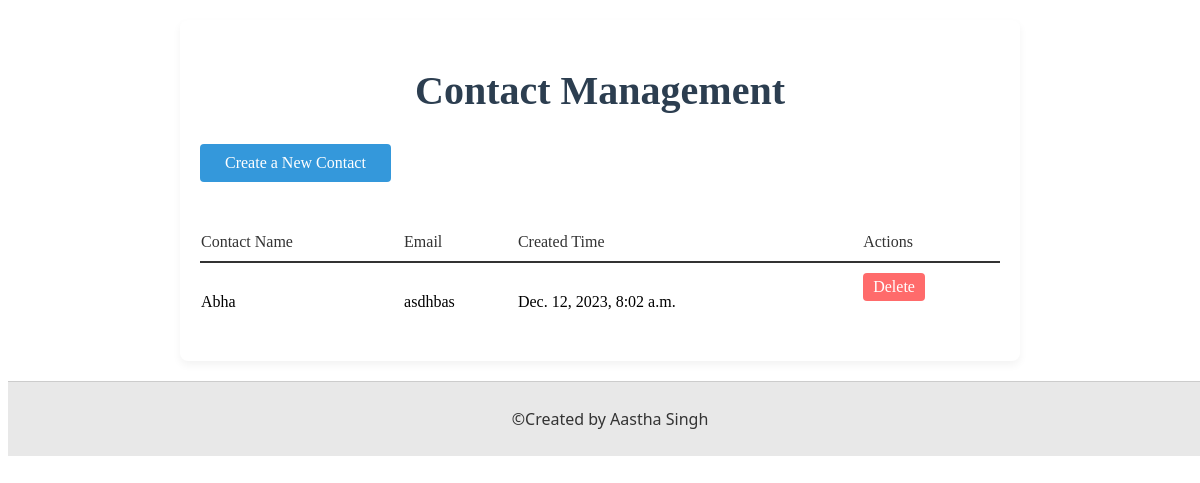
/, run on an earlier commit of the app's database.
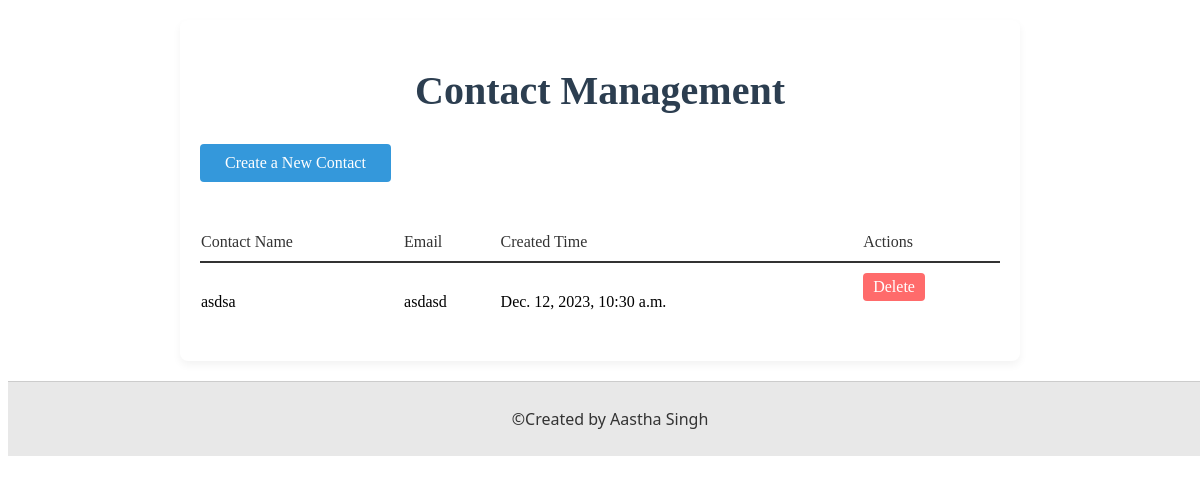
And on a later commit of the database.
### Contacts/models.py (models this page shows, shortened)
class Contact(models.Model):
    contact_name =  models.CharField(max_length=50)
    contact_email = models.CharField(max_length=200)
    contact_created_time = models.DateTimeField(auto_now_add=True, )
    contact_notes = models.TextField()

### Contacts/views.py (the view, shortened to what this page needs)
# urls.py: path('',index,name="HomePage"),
def index(request):
    return list_view(request)

### Contacts/views.py (called while the page is built)
def list_view(request):
   context = {}
   context['dataset'] = Contact.objects.all()
   return render(request, "list_view.html", context)

### Contacts/templates/list_view.html (shortened to what this page needs)
{% load static %}
<!DOCTYPE html>
<html lang="en">
<head>
    <link rel="stylesheet" href="{% static 'list_view.css' %}">
</head>
<body>
    <div class="list_view">
        <h1>Contact Management</h1>
        <a href="{% url 'Create' %}">Create a New Contact</a>
        <table>
            <thead>
                <tr>
                    <th>Contact Name</th>
                    <th>Email</th>
                    <th>Created Time</th>
                    <th>Actions</th>
                </tr>
            </thead>
            <tbody>
                {% for data in dataset %}
                <tr class="clickable-row" data-href="{% url 'DetailView' data.id %}">
                    <td>{{ data.contact_name }}</td>
                    <td>{{ data.contact_email }}</td>
                    <td>{{ data.contact_created_time }}</td>
                    <td>
                        <a href="{% url 'Delete' data.id %}" class="btn-delete">Delete</a>
                    </td>
                </tr>
                {% endfor %}
            </tbody>
        </table>
    </div>
    <footer class="site-footer">
        <p>©Created by Aastha Singh</p>
    </footer>
</body>
</html>

What changed in the data, as far as the page shows it:
removed Contact: contact_name "Abha", contact_email "asdhbas", contact_created_time "Dec. 12, 2023, 8:02 a.m."
added Contact: contact_name "asdsa", contact_email "asdasd", contact_created_time "Dec. 12, 2023, 10:30 a.m."
